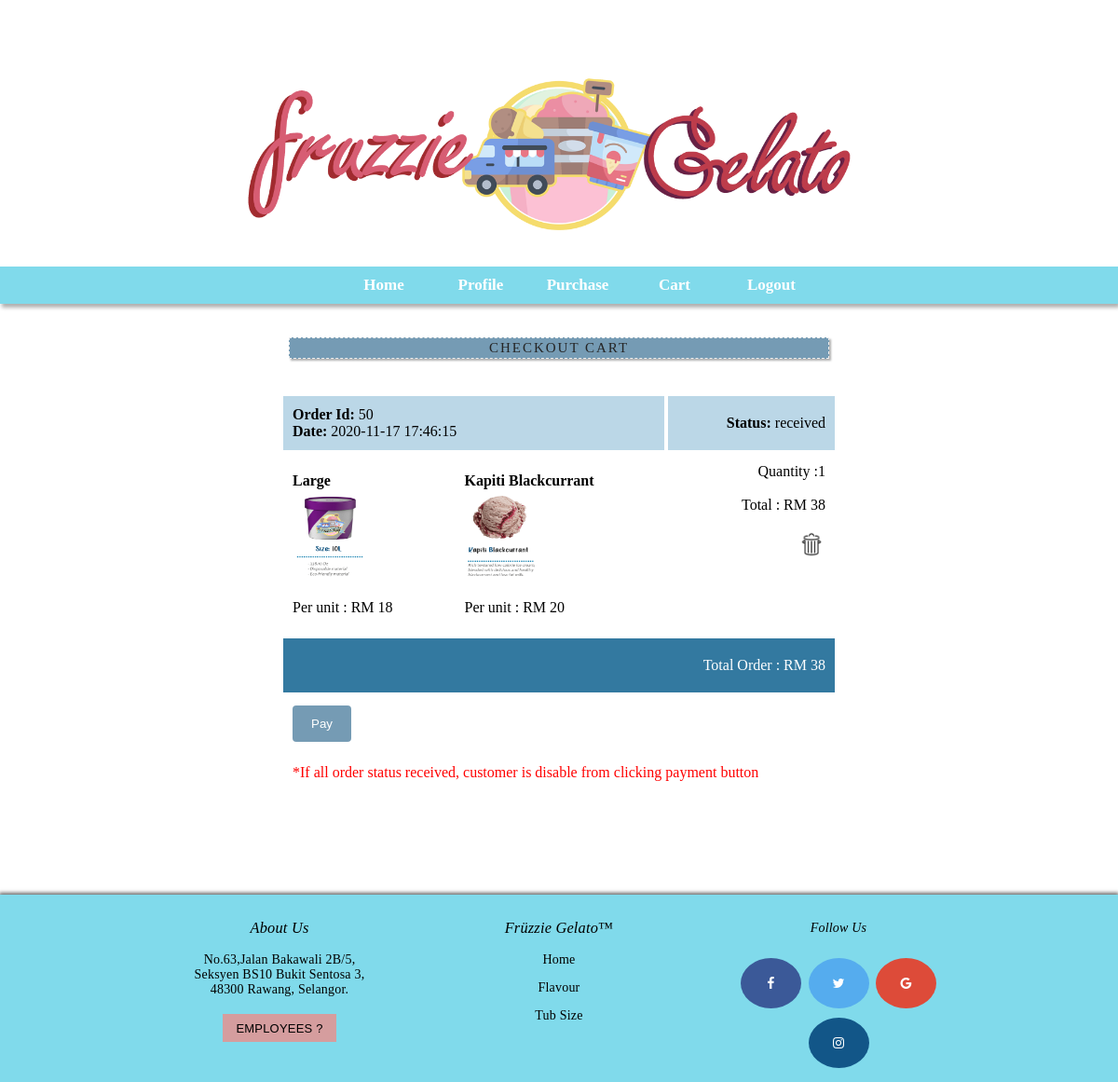
The page /cart2.php (signed in) on the database its author committed.
### tables this page shows
CREATE TABLE `reservedorder` (
  `orderid` int(11) NOT NULL,
  `orderQty` int(11) NOT NULL,
  `orderdate` datetime NOT NULL DEFAULT current_timestamp(),
  `status` varchar(10) NOT NULL DEFAULT 'pending',
  `orderPrice` decimal(10,0) NOT NULL DEFAULT 0,
  `custid` int(11) NOT NULL,
  `flavourid` int(11) NOT NULL,
  `iceid` int(11) NOT NULL,
  `salesid` int(11) NOT NULL
);

CREATE TABLE `icecream` (
  `iceid` int(11) NOT NULL,
  `iceDesc` varchar(20) NOT NULL,
  `icePic` longblob NOT NULL,
  `icePrice` decimal(10,0) NOT NULL
);

CREATE TABLE `ic_flavour` (
  `flavourid` int(11) NOT NULL,
  `flavourPic` longblob NOT NULL,
  `flavourDesc` varchar(50) NOT NULL,
  `flavourPrice` decimal(10,0) NOT NULL
);

### cart2.php (the view, shortened to what this page needs)
<?php
$con = mysqli_connect("localhost","root","","icecreamshop") or die(mysqli_error($con));
$id = $_SESSION['c_id'];
$sql = "SELECT * FROM reservedorder r JOIN icecream i ON r.iceid = i.iceid JOIN ic_flavour c ON c.flavourid = r.flavourid
       WHERE custid = '$id' AND (status='pending' OR status ='received')";
$result = mysqli_query($con, $sql)
          or die(mysqli_error($con));
?>
<!DOCTYPE html>
<html>
<head>
    <link rel="stylesheet" type="text/css" href="css2/navhome.css">
    <link rel="stylesheet" type="text/css" href="css2/slideshow.css">
    <link rel="stylesheet" type="text/css" href="css2/form.css">
    <link rel="stylesheet" type="text/css" href="css2/login.css">
    <link rel="stylesheet" href="https://cdnjs.cloudflare.com/ajax/libs/font-awesome/4.7.0/css/font-awesome.min.css">
  <br><br><br><br>
  <center>
      <img src="img/title2.png" height="170" width="auto">
    </center>
</head>
<body style="background-image: url('img/backg3.png'); margin-left: 0px; margin-right: 0px; margin-bottom: 0px;">
<br><br>
<div style="background-color: white;">
<ul>
  <center>
  <li><a href="home2.php">Home</a></li>
  <li><a href="profilecustomer.php">Profile</a></li>
  <li><a href="order.php">Purchase</a></li>
  <li><a href="cart2.php">Cart</a></li>
  <li ><a href="home.php">Logout</a></li>
  </center>
</ul>
<br><br>
<center>
<div class="h1">CHECKOUT CART</div>
<br><br>
<table width="50%" border="1" bordercolor="white" cellpadding="10">
<?php
  $totalall=0.0;
  while ($row = mysqli_fetch_array($result, MYSQLI_ASSOC)) {
    $pictub = $row['iceDesc'];
    $id = $row['orderid'];
    $picflav =$row['flavourDesc'];
    $total = ( $row['icePrice'] + $row['flavourPrice'] ) * $row['orderQty'];
    echo "<tr><td bgcolor='#BBD7E7' colspan='2' height='60'>";
    echo "<b>Order Id:</b> ".$row['orderid']."<br><b>Date:</b> ".$row['orderdate'];
    echo "</td><td bgcolor='#BBD7E7' style='text-align:right;'>";
    echo "<b>Status:</b> ".$row['status'];
    echo "</td></tr><tr><td><b>";
    echo $row['iceDesc']."</b><br><img src='img/$pictub.png' width='80' height='100'><br><br>Per unit : RM ".$row['icePrice'];
    echo "</td><td><b>";
    echo $row['flavourDesc']."</b><br><img src='img/$picflav.png' width='80' height='100'><br><br>Per unit : RM ".$row['flavourPrice'];
    echo "</td>";
    echo "<td style='text-align:right;'>Quantity :".$row['orderQty']."<br><br>Total : RM ".$total."<br><br><a href='delete.php?m=$id'><img src='img/trash.png' width='30' height='30'></a>";
    echo "<br><br><br><br><br></td></tr>";
    $totalall = $totalall + $total;
  }
    echo "<tr>
        <td colspan='3' bgcolor='#3379A0' style='color: white; text-align: right; height: 60px;'>Total Order : RM $totalall</td></tr>"
?>
    <tr>
      <form method="GET" action="invoice-db.php">
        <td colspan="3" border="0"><input type="submit" name="pay" value="Pay"></td>
      </form>
    </tr>
    <tr>
      <td colspan="3" style="color: red;">*If all order status received, customer is disable from clicking payment button</td>
    </tr>
</table>
<br><br>
<br><br><br><br>
</center>
<div class="footer">
  <div class = "inner-footer">
    <div class = "footer-items">
      <h3>About Us </h3>
        <p>
          No.63,Jalan Bakawali 2B/5,
          <br>
          Seksyen BS10 Bukit Sentosa 3,
          <br>
          48300 Rawang,
          Selangor.
        </p>
        <button><a href="employees.php" style="text-decoration: none; color: black;"> Employees ?</a></button>
    </div>
  <br>
    <div class = "footer-items">
      <h3>Früzzie Gelato™ </h3>
        <p><a href="home.php" style="text-decoration: none; color: black;">Home</a></p>
        <p><a href="flavour.php" style="text-decoration: none; color: black;">Flavour</a></p>
        <p><a href="tub size.php" style="text-decoration: none; color: black;">Tub Size</a></p>
    </div>
    <div class = "footer-items">
      <h4>Follow Us </h4>
        <a href="#" class="fa fa-facebook"></a>
        <a href="#" class="fa fa-twitter"></a>
        <a href="#" class="fa fa-google"></a>
        <a href="#" class="fa fa-instagram"></a>
    </div>
  </div>
</div>
</div>
	</body>
</html>

### css2/navhome.css (style rules this page uses)
h1, h2, h3, h4, h5, h6 { font-family: 'Playfair Display', serif; font-weight: 400; font-style: italic; }
ul { list-style-type: none; margin: 0; overflow: hidden; background-color: #80daeb; top: 0; height: 40px; width: auto; box-shadow:2px 4px 4px #b0b0b0; }
li { display: inline-block; }
li a { display: block; color: white; font-family: calibri; font-weight: bold; font-size: 17px; text-align: center; padding: 10px 10px; text-decoration: none; height: 40px; width: 100px; }
.h1 { background: #759BB4; border: 1px dashed #eee; box-shadow:2px 2px 2px #b0b0b0; font-family: times new; letter-spacing: 1px; font-size: 15px; letter-spacing: 2px; text-align: center; text-transform: none; font-style: bold; color:#252525; width: 580px; padding:2px; margin-bottom:0px; margin:0px; line-height: 110%; }
.footer { padding-bottom: 0; left: 0; bottom: 0; width: 100%; background-color: #80daeb; text-align: center; padding-bottom: 0; position: relative; font-size : 14px; text-decoration : none; letter-spacing: 0.2px; box-shadow:2px 2px 2px #b0b0b0; -webkit-box-shadow: 0px -1px 4px 1px rgba(0,0,0,0.6); -moz-box-shadow: 0px -1px 4px 1px rgba(0,0,0,0.6); box-shadow: 0px -1px 4px 1px rgba(0,0,0,0.6); }
.fa { padding: 20px; font-size: 20px; width: 65px; text-align: center; text-decoration: none; margin: 5px 2px; border-radius: 50%; }
.fa-facebook { background: #3B5998; color: white; }
.fa-twitter { background: #55ACEE; color: white; }
.fa-google { background: #dd4b39; color: white; }
.fa-instagram { background: #125688; color: white; }
.inner-footer { width : 100%; margin : auto; display : flex; flex-wrap : wrap; box-sizing : border-box; justify-content : center; }
.footer-items { width : 25%; padding : 10px 20px; box-sizing : border-box; }

### css2/slideshow.css (style rules this page uses)
img { vertical-align: middle; }

### css2/form.css (style rules this page uses)
*, *:before, *:after { -moz-box-sizing: border-box; -webkit-box-sizing: border-box; box-sizing: border-box; }
form { max-width: 30px; margin: 10px auto; padding: 10px 20px; background: #f4f7f8; border-radius: 8px; }
button { font-weight: 530; font-size: 13px; text-transform: uppercase; letter-spacing: 0.2px; background-color: #D59D9E; height: 30px; border: none; color: black; padding: 3px 14px; text-align: center; text-decoration: none; margin: 4px 2px; -webkit-transition-duration: 0.4s; transition-duration: 0.4s; cursor: pointer; }
button a { color: white; text-decoration: none; }
@media screen and (min-width: 480px) { form { max-width: 480px; } }
@media screen and (min-width: 480px) { input[type=submit] { background-color: #759BB4; color: white; padding: 12px 20px; border: none; border-radius: 4px; cursor: pointer; } }

### rows shown on the page
reservedorder: orderid "50", orderdate "2020-11-17 17:46:15", status "received", iceid.iceDesc "Large", iceid.iceDesc (picture), iceid.icePrice "18", flavourid.flavourDesc "Kapiti Blackcurrant", flavourid.flavourDesc (picture), flavourid.flavourPrice "20", orderQty "1", total "38"

### other values the page prints
$totalall "38"
